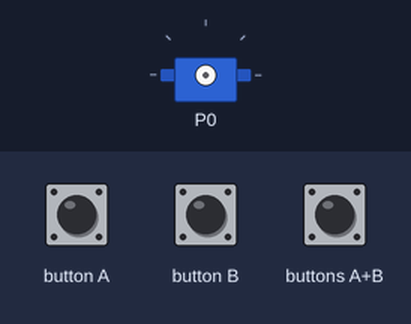
A program run on a simulated BBC micro:bit (MakeCode). Shown: servo. Inputs (shaded band) come from the test bench.

Above: at 1.2 s.
1.3 s: button A pressed for 0.15 s
2.9 s: button B pressed for 0.15 s
At 4.2 s:
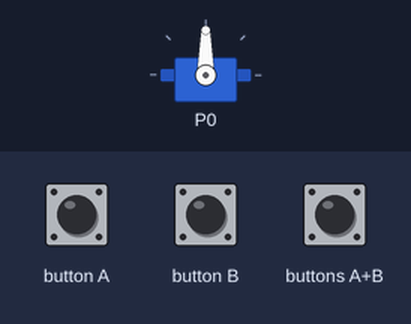
4.5 s: buttons A+B pressed for 0.15 s
At 5.4 s:
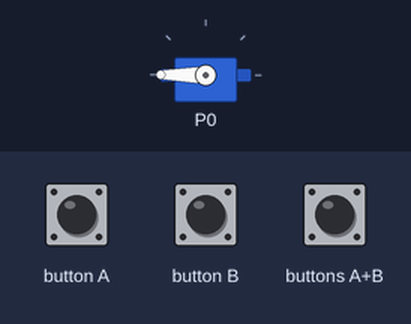
Timing chart, 0 to 7.5 s (numbered marks = the images above; inputs shaded):
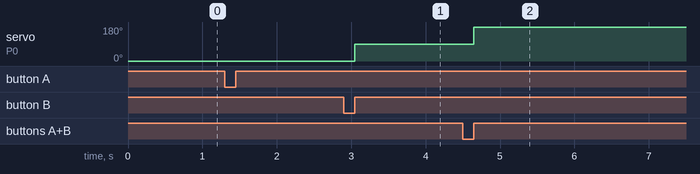

The program:

main.ts
```typescript
input.onButtonPressed(Button.A, function () {
    pins.servoWritePin(AnalogPin.P0, 0)
})
input.onButtonPressed(Button.AB, function () {
    pins.servoWritePin(AnalogPin.P0, 180)
})
input.onButtonPressed(Button.B, function () {
    pins.servoWritePin(AnalogPin.P0, 90)
})
basic.forever(function () {

})
```

test.ts
```typescript
// Hier kann man Tests durchführen; diese Datei wird nicht kompiliert, wenn dieses Paket als Erweiterung verwendet wird.
```

Measured:
- after the input at 2.9 s, servo on P0: 0° → 90° after 0.15 s
- after the input at 4.5 s, servo on P0: 90° → 180° after 0.15 s
